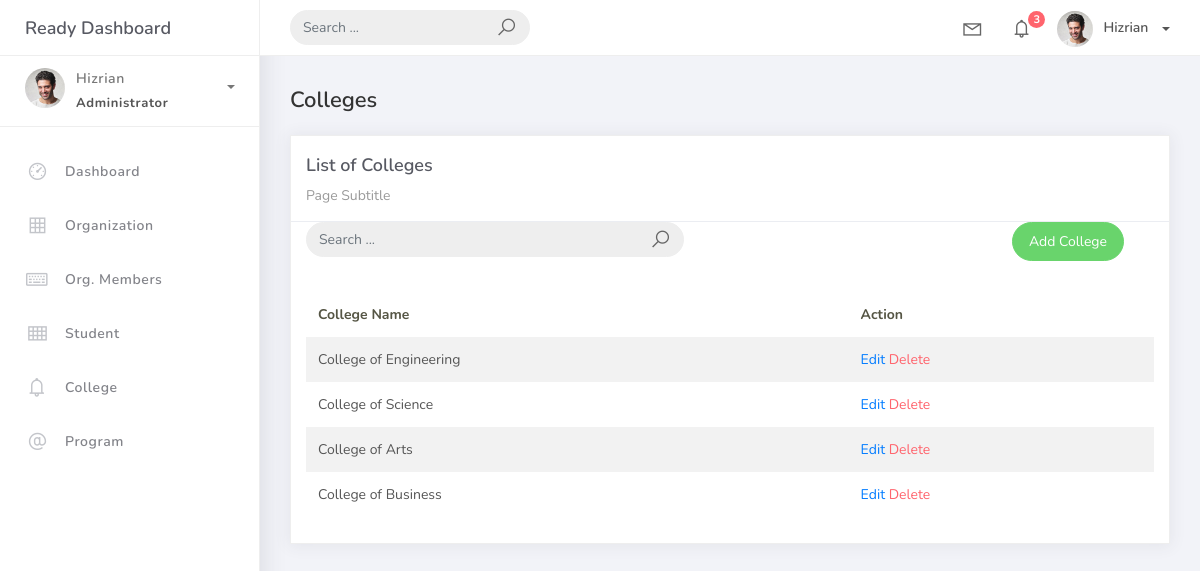
Page /colleges/ on the committed database.
### projectsite/models.py (models this page shows, shortened)
class BaseModel(models.Model):
    created_at = models.DateTimeField(auto_now_add=True, db_index=True)
    updated_at = models.DateTimeField(auto_now=True)
    class Meta:
        abstract = True

class College(BaseModel):
    college_name = models.CharField(max_length=150)

### projectsite/views.py (the view)
# urls.py: path('colleges/', views.CollegeListView.as_view(), name='college-list'),
class CollegeListView(ListView):
    model = College
    template_name = 'college_list.html'
    context_object_name = 'colleges'
    paginate_by = 10

### templates/college_list.html (shortened to what this page needs)
{% extends 'base.html' %} {% load static %} {% block content %}
<div class="content">
    <div class="container-fluid">
        <h4 class="page-title">Colleges</h4>
        <div class="row">
            <div class="col-md-12">
                <div class="card">
                    <div class="card-header">
                        <div class="card-title">List of Colleges</div>
                        <div class="card-category">Page Subtitle</div>
                    </div>
                    <div class="col-md-12 row">
                        <div class="col-md-6">
                            <form class="navbar-left navbar-form nav-search mr-md-3" action="{% url 'college-list' %}">
                                <div class="input-group">
                                    <input type="text" placeholder="Search ..." class="form-control" name="q"/>
                                    <div class="input-group-append">
                                        <span class="input-group-text">
                                            <i class="la la-search search-icon"></i>
                                        </span>
                                    </div>
                                </div>
                            </form>
                        </div>
                        <div class="col-md-6">
                            <div class="pull-right">
                                <a href="{% url 'college-add' %}" class="btn btn-success btn-rounded">Add College</a>
                            </div>
                        </div>
                    </div>
                    <div class="card-body">
                        <table class="table table-striped mt-3">
                            <thead>
                                <tr>
                                    <th scope="col">College Name</th>
                                    <th scope="col">Action</th>
                                </tr>
                            </thead>
                            <tbody>
                                {% for object in object_list %}
                                <tr>
                                    <td>{{ object.college_name }}</td>
                                    <td>
                                        <a href="college_list/{{ object.id }}">Edit</a>
                                        <a href="college_list/{{ object.id }}/delete" class="text-danger">Delete</a>
                                    </td>
                                </tr>
                                {% empty %}
                                <tr>
                                    <td colspan="2" style="text-align: center;">
                                        <p class="text-sm font-weight-bold mb-0">No Records Found</p>
                                    </td>
                                </tr>
                                {% endfor %}
                            </tbody>
                        </table>
                    </div>
                </div>
            </div>
        </div>
    </div>
</div>
{% endblock %}

### rows in the picture
College: college_name "College of Engineering"
College: college_name "College of Science"
College: college_name "College of Arts"
College: college_name "College of Business"
